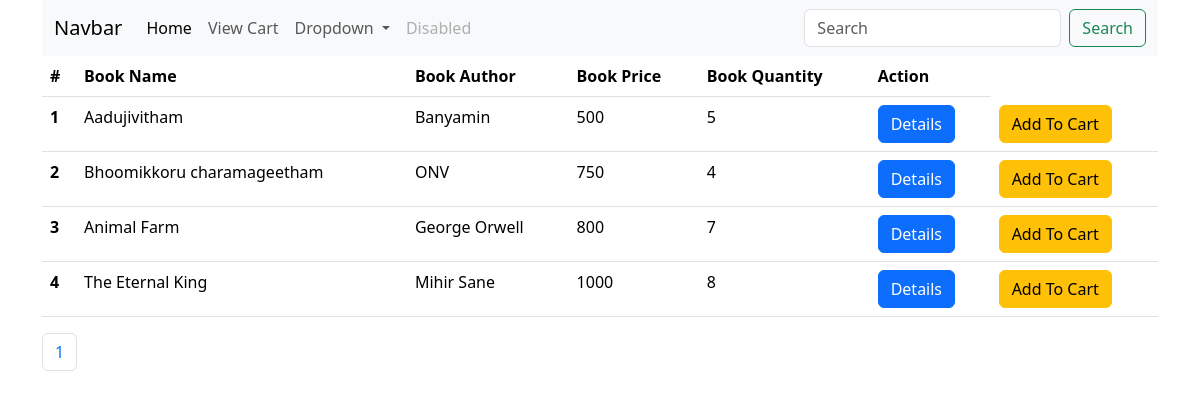
The page /user/ on the database its author committed.
### book_app/models.py (models this page shows, shortened)
class Book(models.Model):
    title = models.CharField(max_length=200, null=True)
    price = models.IntegerField(null=True)
    image = models.ImageField(upload_to='book_media')
    quantity = models.IntegerField()
    author = models.ForeignKey(Author, on_delete=models.CASCADE)

class Author(models.Model):
    name = models.CharField(max_length=200, null=True)
    def __str__(self):
        return '{}'.format(self.name)

### userapp/views.py (the view)
# urls.py: path('', views.listBook, name='booklist'),
def listBook(request):
    books = Book.objects.all()
    paginator = Paginator(books, 4)
    page_number = request.GET.get('page')
    try:
        page = paginator.get_page(page_number)
    except EmptyPage:
        page = paginator.page(page_number.num_pages)
    return render(request, 'user/userbooklist.html', {'books': books, 'page': page})

### templates/user/userbooklist.html (shortened to what this page needs)
<!DOCTYPE html>
<html lang="en">
<head>
    <link href="https://cdn.jsdelivr.net/npm/bootstrap@5.3.3/dist/css/bootstrap.min.css" rel="stylesheet">
</head>
<body>
<div class="container">
<nav class="navbar navbar-expand-lg bg-body-tertiary">
  <div class="container-fluid">
    <a class="navbar-brand" href="#">Navbar</a>
    <div class="collapse navbar-collapse" id="navbarSupportedContent">
      <ul class="navbar-nav me-auto mb-2 mb-lg-0">
        <li class="nav-item">
          <a class="nav-link active" aria-current="page" href="#">Home</a>
        </li>
        <li class="nav-item">
          <a class="nav-link" href="{% url 'viewcart' %}">View Cart</a>
        </li>
        <li class="nav-item dropdown">
          <a class="nav-link dropdown-toggle" href="#" role="button" data-bs-toggle="dropdown" aria-expanded="false">
            Dropdown
          </a>
        </li>
        <li class="nav-item">
          <a class="nav-link disabled" aria-disabled="true">Disabled</a>
        </li>
      </ul>
      <form class="d-flex" role="search" method="get" action="{% url 'usersearch' %}">
        <input class="form-control me-2" type="search" placeholder="Search" aria-label="Search" name="q">
        <button class="btn btn-outline-success" type="submit">Search</button>
      </form>
    </div>
  </div>
</nav>
    <table class="table">
  <thead>
    <tr>
      <th scope="col">#</th>
        <th scope="col">Book Name</th>
        <th scope="col">Book Author</th>
        <th scope="col">Book Price</th>
        <th scope="col">Book Quantity</th>
        <th scope="col">Action</th>
    </tr>
  </thead>
  <tbody>
     {% for book in page %}
    <tr>
        <th scope="row">{{forloop.counter}}</th>
        <td>{{book.title}}</td>
        <td>{{ book.author}}</td>
        <td>{{book.price}}</td>
        <td>{{book.quantity}}</td>
        <td><a href="{%url 'userdetails' book.id %}" class="btn btn-primary">Details</a></td>
        <td><a href="{% url 'addtocart' book.id %}" class="btn btn-warning">Add To Cart</a> </td>
    </tr>
    {% endfor %}
  </tbody>
</table>
<nav aria-label="Page navigation example">
  <ul class="pagination">
      {% for num in page.paginator.page_range %}
    <li class="page-item {% if page.number == num %}activate{% endif %}">
        <a class="page-link" href="?page={{ num }}">{{ num }}</a>
    </li>
      {% endfor %}
  </ul>
</nav>
</div>
</body>
</html>

### rows shown on the page
Book: title "Aadujivitham", author "Banyamin", price "500", quantity "5"
Book: title "Bhoomikkoru charamageetham", author "ONV", price "750", quantity "4"
Book: title "Animal Farm", author "George Orwell", price "800", quantity "7"
Book: title "The Eternal King", author "Mihir Sane", price "1000", quantity "8"

### other values the page prints
{{ num }} "1"
